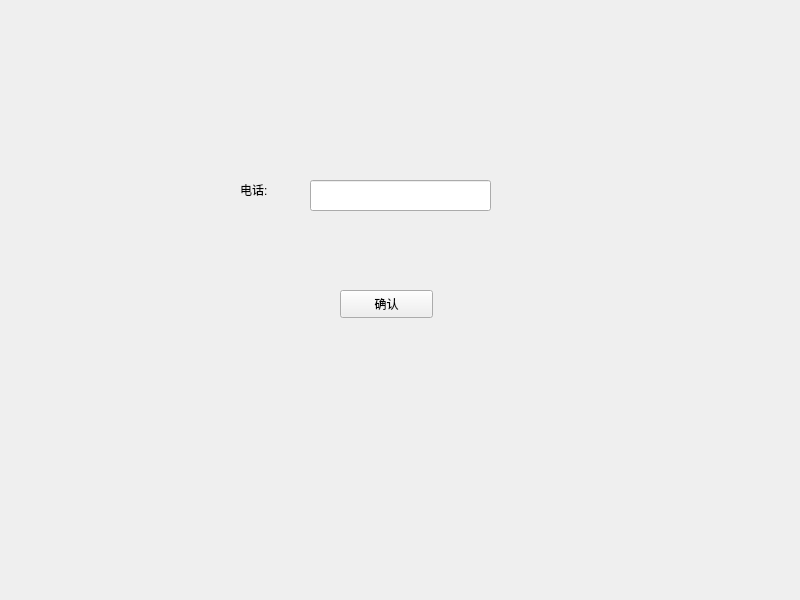
<?xml version="1.0" encoding="UTF-8"?>
<ui version="4.0">
 <class>Widget</class>
 <widget class="QWidget" name="Widget">
  <property name="geometry">
   <rect>
    <x>0</x>
    <y>0</y>
    <width>800</width>
    <height>600</height>
   </rect>
  </property>
  <property name="windowTitle">
   <string>Widget</string>
  </property>
  <widget class="QLineEdit" name="lineEdit">
   <property name="geometry">
    <rect>
     <x>310</x>
     <y>180</y>
     <width>181</width>
     <height>31</height>
    </rect>
   </property>
   <property name="frame">
    <bool>true</bool>
   </property>
  </widget>
  <widget class="QLabel" name="label">
   <property name="geometry">
    <rect>
     <x>240</x>
     <y>180</y>
     <width>69</width>
     <height>19</height>
    </rect>
   </property>
   <property name="text">
    <string>电话:</string>
   </property>
  </widget>
  <widget class="QPushButton" name="pushButton">
   <property name="geometry">
    <rect>
     <x>340</x>
     <y>290</y>
     <width>93</width>
     <height>28</height>
    </rect>
   </property>
   <property name="text">
    <string>确认</string>
   </property>
  </widget>
 </widget>
 <resources/>
 <connections/>
</ui>
